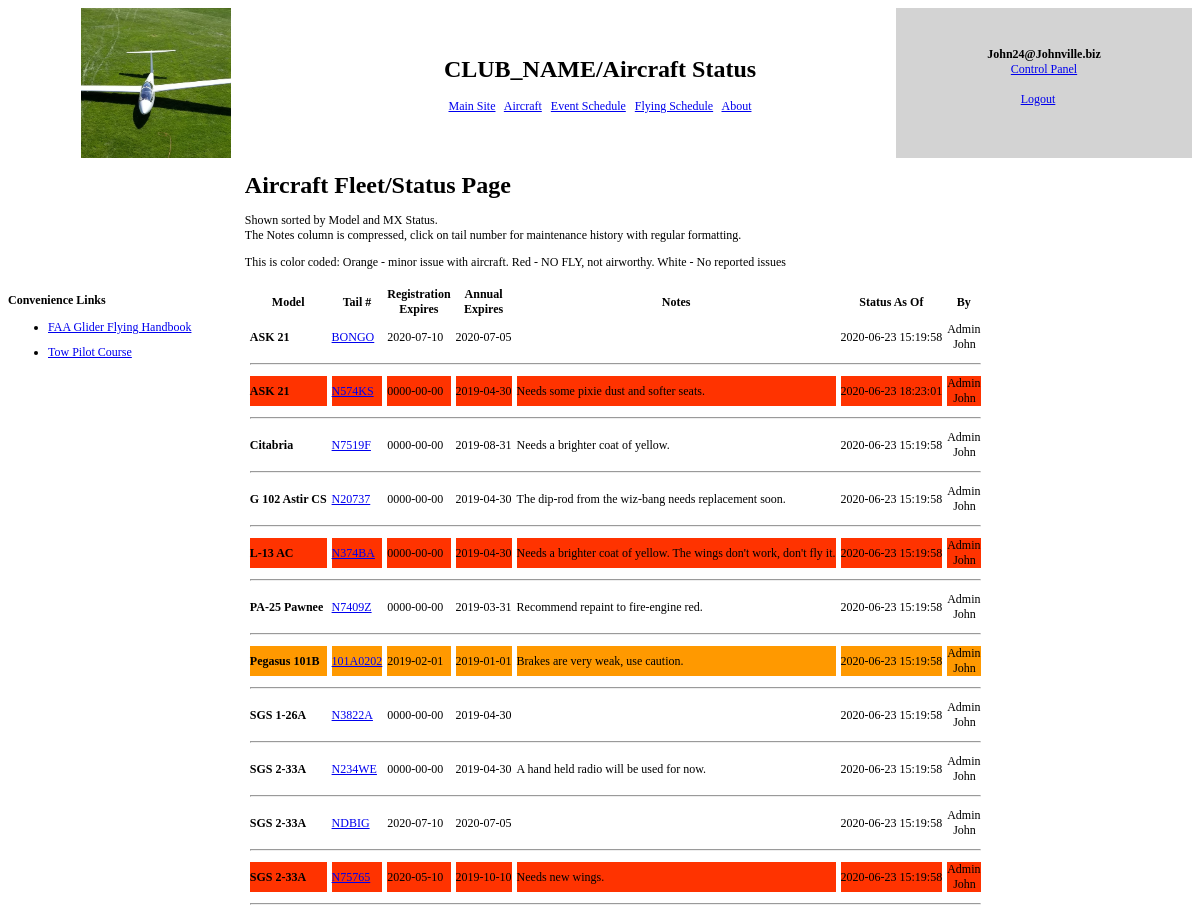
Page /glider_status.php (signed in) on the committed database.
### tables this page shows
CREATE TABLE `GliderStatus` (
  `tailNum` char(20) NOT NULL,
  `GliderID` int(11) NOT NULL,
  `regExpire` date NOT NULL,
  `annualExpire` date NOT NULL,
  `status` enum('GREEN','ORANGE','RED') NOT NULL DEFAULT 'GREEN',
  `mxNotes` text NOT NULL,
  `updated` timestamp NOT NULL DEFAULT CURRENT_TIMESTAMP ON UPDATE CURRENT_TIMESTAMP,
  `updatedBy` mediumint(9) NOT NULL,
  PRIMARY KEY (`tailNum`),
  UNIQUE KEY `tailIndex` (`tailNum`),
  KEY `fk_gid` (`GliderID`),
  KEY `fk_memberID` (`updatedBy`),
  CONSTRAINT `fk_gid` FOREIGN KEY (`GliderID`) REFERENCES `Glider` (`GliderID`) ON DELETE CASCADE,
  CONSTRAINT `fk_memberID` FOREIGN KEY (`updatedBy`) REFERENCES `Members` (`MemberID`)
);

CREATE TABLE `Glider` (
  `GliderID` int(11) NOT NULL AUTO_INCREMENT,
  `mfg` char(20) NOT NULL,
  `model` char(20) NOT NULL,
  `type` enum('Glider','Tow','Other') NOT NULL DEFAULT 'Glider',
  `vne` char(20) NOT NULL,
  `vrough` char(20) NOT NULL,
  `vfinal` char(20) NOT NULL,
  `vglide` char(20) NOT NULL,
  `vsink` char(20) NOT NULL,
  `vstall` char(20) NOT NULL,
  `glideRatio` char(20) NOT NULL,
  `maxG` char(20) NOT NULL,
  `descrip` text NOT NULL,
  `photo` char(20) NOT NULL DEFAULT 'glider_0.jpg',
  `pohURL` char(120) NOT NULL DEFAULT 'http://flsc.org/Links.php#poh',
  `seats` tinyint(4) NOT NULL DEFAULT '1',
  PRIMARY KEY (`GliderID`),
  UNIQUE KEY `GliderID` (`GliderID`),
  UNIQUE KEY `nameIndex` (`model`)
);

CREATE TABLE `Members` (
  `MemberID` mediumint(9) NOT NULL AUTO_INCREMENT,
  `emailAddr` varchar(50) DEFAULT NULL,
  `lastName` varchar(30) NOT NULL,
  `firstName` varchar(30) NOT NULL,
  `memberType` enum('Regular','Special Tow Pilot','Social','Junior','Distant','Emeritur','Other','Inactive','None') NOT NULL,
  `pilot` enum('Pre Solo','Private','Commercial','Post Solo','Not Applicable','CFI-G') NOT NULL,
  `otherPilot` set('SEL','MEL','Commercial SEL','Commercial MEL','CFI','CFII','ATP','Instrument','Tail Wheel','Tow','None') NOT NULL DEFAULT 'None',
  `checkout` set('L13AC','L13AC_back','ASK21','ASK21_back','Grobe102','SGS_1-26','SGS_2-33','SGS_2-33_Back','Citabria','Pawnee','Ground_launch') NOT NULL,
  `access` set('ADMIN','MEMBER','SCHEDULES','NONE','CFIG','BOARD','TOW') NOT NULL DEFAULT 'MEMBER',
  `coord` set('OPS','TOW','CFIG') NOT NULL,
  `badge` set('A','B','C','Bronze','Silver','Silver Altitude','Silver Distance','Silver Duration','Gold','Gold Altitude','Gold Distance','Diamond','Diamond Altitude','Diamond Distance','Diamond Goal','750K Diploma','1000K Diploma','2000K Diploma','None') NOT NULL DEFAULT 'None',
  `password` varchar(40) DEFAULT NULL,
  `reset` char(40) DEFAULT 'n/a',
  `photo` char(80) NOT NULL DEFAULT 'no_photo.png',
  `family` varchar(30) DEFAULT NULL,
  `middleName` varchar(30) DEFAULT NULL,
  `street` varchar(30) NOT NULL,
  `city` varchar(30) NOT NULL,
  `state` char(20) NOT NULL DEFAULT '',
  `zip` varchar(10) NOT NULL,
  `phone` varchar(30) NOT NULL,
  `phone2` varchar(30) DEFAULT NULL,
  `lastUpdate` timestamp NOT NULL DEFAULT CURRENT_TIMESTAMP ON UPDATE CURRENT_TIMESTAMP,
  `lastIP` char(20) NOT NULL DEFAULT 'n/a',
  `lastActive` datetime NOT NULL DEFAULT '2000-01-01 00:00:00',
  `keepLogin` char(60) NOT NULL DEFAULT '',
  `mentorID` mediumint(9) DEFAULT '0',
  `memberSince` char(4) NOT NULL DEFAULT '',
  `towMed` date NOT NULL,
  `bfr` date NOT NULL,
  `suffix` char(4) NOT NULL,
  `notes` text NOT NULL,
  `about` text NOT NULL,
  PRIMARY KEY (`MemberID`),
  UNIQUE KEY `emailAddr` (`emailAddr`),
  UNIQUE KEY `nameIndex` (`firstName`,`middleName`,`lastName`,`suffix`)
);

### lib/config.inc (called while the page is built, shortened)
<?
$PageInformation =
    array(
        "account.php"       =>  array ("protected" => "Yes", "title" => "Member Control Panel"),
        "active_members.php"=>  array ("protected" => "Yes", "title" => "Member Info"),
        "aircraft.php"      =>  array ("protected" => "No", "title" => "Aircraft"),
        "edit_glider.php"   => array ("protected" => "Yes", "title" => "Edit Glider"),
        "edit_glider_status.php"   => array ("protected" => "Yes", "title" => "Edit Glider Status"),
        "edit_member.php"   => array ("protected" => "Yes", "title" => "Edit Member Info" ,"cache-control" => "Cache-Control: private, max-age=300" ),
        "edit_sched.php"    => array ("protected" => "Yes", "title" => "Edit Schedule"),
        "event_sched.php"   => array ("protected" => "Yes", "title" => "Special Event Schedule"),
        "flying_sched.php"  =>  array ("protected" => "Yes", "title" => "Flying Sched"),
        "forgot.php"        => array ("protected" => "No", "title" => "Forgot Password"),
        "glider_status.php" => array ("protected" => "Yes", "title" => "Aircraft Status"),
        "glider_status_log.php" => array ("protected" => "Yes", "title" => "Aircraft Status Log"),
        "hfl.php" => array ("protected" => "No", "title" => "High-Far-Long"),
        "hflConfirm.php" => array ("protected" => "Yes", "title" => "High-Far-Long"),
        "hflShow.php" => array ("protected" => "No", "title" => "High-Far-Long"),
        "hflSubmit.php" => array ("protected" => "Yes", "title" => "High-Far-Long"),
        "load_calendar.php" => array ("protected" => "Yes", "title" => "Load event calendar"),
        "login.php"         => array ("protected" => "No", "title" => "Login/Registration"),
        "logout.php"        => array ("protected" => "Yes", "title" => "Logout"),
        "password.php"      => array ("protected" => "Yes", "title" => "Change your password"),
    );
?>

### lib/db_funcs.inc (called while the page is built, shortened)
<?
function DB_Query ($conn, $query, &$results) {
    global $useDB;
    $results = array();
    $query = preg_replace('/\n/', ' ', $query);
    if ($useDB == "mysql") {
        $result = mysqli_query($conn, $query);
    }
    if (!strncasecmp($query, "select", 6) || !strncasecmp($query, "show", 4)
        || !strncasecmp($query, "describe", 8)) {
        if ($result) {
            if ($useDB == "mysql") {
                $array = mysqli_fetch_assoc($result);
            } else {
                $array = pg_fetch_array($result);
            }
            if ($array) {
                $count = 0;
                while($array) {
                    $results[$count] = $array;
                    $count ++;
                    if ($useDB == "mysql") {
                        $array = mysqli_fetch_assoc($result);
                    } else {
                        $array = pg_fetch_array($result);
                    }
                }
            } else {
                unset($results);
                return(0);
            }
        } else {
            return(SYSTEM_ERROR."unexpected case 1");
        }
    } else {
        if (!$result) {
            return(SYSTEM_ERROR."unexpected case 2");
        }
        return(0);
    }
}
?>

### glider_status.php (the view, shortened to what this page needs)
<?
require("./php_includes.inc");
require("./lib/header.inc");
?>
        <div  id="divContent">
            <h3><span style="font-size: 24px;">Aircraft Fleet/Status Page</span></h3>
            <p>Shown sorted by Model and MX Status. <br />The Notes column is compressed, click on tail number for maintenance history with regular formatting.
            </p>
            <p>This is color coded:
                Orange - minor issue with aircraft. Red - NO FLY, not airworthy. White&nbsp;-&nbsp;No&nbsp;reported&nbsp;issues
            </p>
            <table cellspacing="5" cellpadding="0" border="0" >
                <tbody>
                    <tr>
                        <th>Model</th>
                        <th>Tail #</th>
                        <th>Registration<br />Expires</th>
                        <th>Annual<br />Expires</th>
                        <th>Notes</th>
                        <th>Status As Of</th>
                        <th>By</th>
                    </tr>
<?
$sql = "SELECT * FROM Glider g, GliderStatus s, Members m WHERE g.GliderID = s.GliderID AND s.updatedBy = m.MemberID ORDER BY model, status, tailNum";
if ($msg = DB_Query($Conn, $sql, $results)) {
    DisplayMessage("Display aircraft status",  "query failed ($msg)");
}
$colArray = array('model', 'tailNum', 'regExpire', 'annualExpire', 'mxNotes', 'updated');
foreach ($results as $row) {
    $status = $row['status'];
    $bgStyle = '';
    if ($status == 'RED') {
        $bgStyle = 'style="background-color: #ff3300"';
    } else if ($status == 'ORANGE') {
        $bgStyle = 'style="background-color: #ff9900"';
    }
    echo "<tr $bgStyle>\n";
    foreach ($colArray as $col) {
        $value = $row[$col];
        if ($col == 'model') {
            $value = "<b>$value</b>";
        } else if ($col == 'tailNum') {
            $value = "<a href=edit_glider_status.php?tailNum=$value&GliderID=$row[GliderID]>$value</a>";
        }
       echo "<td>$value</td>\n";
    }
    echo "<td>" . $row['lastName'] . "<br />&nbsp;&nbsp;" . $row['firstName'] . "</td>\n";
    echo "</tr>\n";
    echo "<tr><td colspan=7><hr /></td></tr>\n";
}
?>
                </tbody>
            </table>
            </table>
<?php
  require 'footer.inc';
?>

### lib/header.inc (shortened to what this page needs)
<?
$scriptName = basename( $_SERVER['SCRIPT_NAME']);
$title = CLUB_NAME;
if (isset($PageInformation[$scriptName]['title'])) {
    $title .= "/".$PageInformation[$scriptName]['title'];
}
?>
<!DOCTYPE html PUBLIC "-//W3C//DTD XHTML 1.0 Transitional//EN" "http://www.w3.org/TR/xhtml1/DTD/xhtml1-transitional.dtd">
<html  xml:lang="en-US" lang="en-US" xmlns="http://www.w3.org/1999/xhtml">
    <head>
        <link rel="stylesheet" href="/<?=FLY_DIR?>/css/jquery-ui.min.css" />
        <link href="/<?=FLY_DIR?>/css/fly.css" type="text/css" rel="stylesheet"/>
        <link rel="stylesheet" href="/<?=FLY_DIR?>/js/timepicker/include/ui-1.10.0/ui-lightness/jquery-ui-1.10.0.custom.min.css" type="text/css" />
        <link rel="stylesheet" href="/<?=FLY_DIR?>/js/timepicker/jquery.ui.timepicker.css?v=0.3.3" type="text/css" />
    </head>
    <body id="Body">
        <table width="100%" border="0" cellspacing="0" cellpadding="0">
            <tr>
                <td colspan="2" style='text-align:center'>
		    <table width="100%" border="0" cellspacing="0" cellpadding="0">
                     <tr>
                       <td style='width:25%'>
		         <a href="/" border='1'><img src="/<?=FLY_DIR?>/images/flylogo.jpg" height='150'></a>
		       </td>
		       <td style='width:50%'>
                       <h1><?=$title?></h1> <p>
		           <a href='<?=MAIN_SITE?>'>Main Site</a>&nbsp;&nbsp;
                           <a href='/<?=FLY_DIR?>/aircraft.php'>Aircraft</a>&nbsp;&nbsp;
                           <a href='/<?=FLY_DIR?>/event_sched.php'>Event Schedule</a>&nbsp;&nbsp;
 	                <? if (SHOW_FLY_SCHEDULE) { ?>
                           <a href='/<?=FLY_DIR?>/flying_sched.php'>Flying Schedule</a>&nbsp;&nbsp;
			<? } ?>
                           <a href='/<?=FLY_DIR?>/about.php'>About</a>
		       </td>
                            <? if (!isset($_SESSION['subID'])) {
                                $memberID = '';
                                $MemberID = '';
                            ?>
		                <td style='width:25%;background:white'>
                                    <a id="dnn_dnnLOGIN_loginLink" title="Login" class="reg_login" rel="nofollow" href="/<?=FLY_DIR?>/login.php">Login</a>
                            <? } else {
                                $name = isset($_SESSION['SUB_ADDR']) ? $_SESSION['SUB_ADDR'] : ' ';
                            ?>
		                <td style='width:25%;background-color:lightgray'>
                               <b><?=$name?></b><br /> <a href="/<?=FLY_DIR?>/account.php">Control Panel</a><br /><br /> <a id="dnn_dnnLOGIN_loginLink" title="Login" class="reg_login" rel="nofollow" href="/<?=FLY_DIR?>/logout.php">Logout</a> &nbsp; &nbsp;
                            <? } ?>
		       </td>
                     </tr>
                   </table>
                </td>
            </tr>
            <tr>
                <td style='width:20%; vertical-align:top'>
		    <br /><br /><br /><br /><br /><br /><br /><br /><br />
                    <b>Convenience Links</b>
                    <br />
		    <UL>
		      <LI><a href='http://www.faa.gov/regulations_policies/handbooks_manuals/aircraft/glider_handbook/'>FAA Glider Flying Handbook</a></LI>
		      <LI><a href='http://www.soaringsafety.org/school/towpilot/tpctoc.htm'>Tow Pilot Course</a></LI>
                </td>
                <td valign="top">

### lib/footer.inc (shortened to what this page needs)
</body>
</html>

### css/fly.css (style rules this page uses)
body { font-family: verdana; font-size: 12px }
li { margin: 10px 0; }

### rows in the picture
gliderstatus: GliderID.model "ASK 21", tailNum "BONGO", regExpire "2020-07-10", annualExpire "2020-07-05", updated "2020-06-23 15:19:58", updatedBy.lastName "Admin", updatedBy.firstName "John"
gliderstatus: GliderID.model "ASK 21", tailNum "N574KS", regExpire "0000-00-00", annualExpire "2019-04-30", mxNotes "Needs some pixie dust and softer seats.", updated "2020-06-23 18:23:01", updatedBy.lastName "Admin", updatedBy.firstName "John"
gliderstatus: GliderID.model "Citabria", tailNum "N7519F", regExpire "0000-00-00", annualExpire "2019-08-31", mxNotes "Needs a brighter coat of yellow.", updated "2020-06-23 15:19:58", updatedBy.lastName "Admin", updatedBy.firstName "John"
gliderstatus: GliderID.model "G 102 Astir CS", tailNum "N20737", regExpire "0000-00-00", annualExpire "2019-04-30", mxNotes "The dip-rod from the wiz-bang needs replacement soon.", updated "2020-06-23 15:19:58", updatedBy.lastName "Admin", updatedBy.firstName "John"
gliderstatus: GliderID.model "L-13 AC", tailNum "N374BA", regExpire "0000-00-00", annualExpire "2019-04-30", mxNotes "Needs a brighter coat of yellow. The wings don't work, don't fly it.", updated "2020-06-23 15:19:58", updatedBy.lastName "Admin", updatedBy.firstName "John"
gliderstatus: GliderID.model "PA-25 Pawnee", tailNum "N7409Z", regExpire "0000-00-00", annualExpire "2019-03-31", mxNotes "Recommend repaint to fire-engine red.", updated "2020-06-23 15:19:58", updatedBy.lastName "Admin", updatedBy.firstName "John"
gliderstatus: GliderID.model "Pegasus 101B", tailNum "101A0202", regExpire "2019-02-01", annualExpire "2019-01-01", mxNotes "Brakes are very weak, use caution.", updated "2020-06-23 15:19:58", updatedBy.lastName "Admin", updatedBy.firstName "John"
gliderstatus: GliderID.model "SGS 1-26A", tailNum "N3822A", regExpire "0000-00-00", annualExpire "2019-04-30", updated "2020-06-23 15:19:58", updatedBy.lastName "Admin", updatedBy.firstName "John"
gliderstatus: GliderID.model "SGS 2-33A", tailNum "N234WE", regExpire "0000-00-00", annualExpire "2019-04-30", mxNotes "A hand held radio will be used for now.", updated "2020-06-23 15:19:58", updatedBy.lastName "Admin", updatedBy.firstName "John"
gliderstatus: GliderID.model "SGS 2-33A", tailNum "NDBIG", regExpire "2020-07-10", annualExpire "2020-07-05", updated "2020-06-23 15:19:58", updatedBy.lastName "Admin", updatedBy.firstName "John"
gliderstatus: GliderID.model "SGS 2-33A", tailNum "N75765", regExpire "2020-05-10", annualExpire "2019-10-10", mxNotes "Needs new wings.", updated "2020-06-23 15:19:58", updatedBy.lastName "Admin", updatedBy.firstName "John"

### other values in the picture
$title "CLUB_NAME/Aircraft Status"
$name "John24@Johnville.biz"
